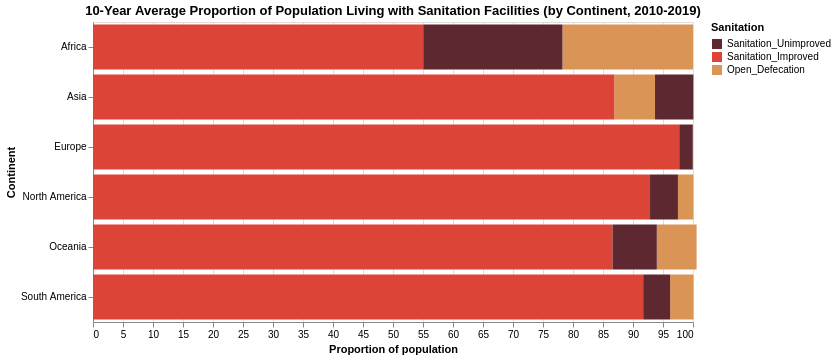

Express this chart as Vega-Lite.
### Vega-Lite specification from a JSON file in a GitHub repository (floating-point values rounded to 4 significant figures)
{"config": {"view": {"continuousWidth": 600, "continuousHeight": 400}}, "data": {"name": "data-c92cf3b2745a0042fa5ea6a286c42649"}, "mark": "bar", "encoding": {"color": {"type": "ordinal", "field": "Sanitation", "legend": {"title": "Sanitation"}, "scale": {"domain": ["Sanitation_Unimproved", "Sanitation_Improved", "Open_Defecation"], "range": ["#5E2830", "#DB4437", "#D99456"]}}, "order": {"type": "quantitative", "field": "Proportion", "sort": "descending"}, "tooltip": [{"type": "nominal", "field": "Continent", "title": "Continent"}, {"type": "nominal", "field": "Sanitation", "title": "Sanitation"}, {"type": "quantitative", "field": "Proportion", "title": "Proportion of population (%)"}], "x": {"type": "quantitative", "axis": {"title": "Proportion of population"}, "field": "Proportion", "scale": {"domain": [0, 100]}}, "y": {"type": "nominal", "axis": {"title": "Continent"}, "field": "Continent"}}, "height": 300, "title": "10-Year Average Proportion of Population Living with Sanitation Facilities (by Continent, 2010-2019)", "width": 600, "$schema": "https://vega.github.io/schema/vega-lite/v4.8.1.json", "datasets": {"data-c92cf3b2745a0042fa5ea6a286c42649": [{"Continent": "Africa", "Sanitation": "Open_Defecation", "Proportion": 21.76}, {"Continent": "Asia", "Sanitation": "Open_Defecation", "Proportion": 6.77}, {"Continent": "Europe", "Sanitation": "Open_Defecation", "Proportion": 0.03}, {"Continent": "North America", "Sanitation": "Open_Defecation", "Proportion": 2.57}, {"Continent": "Oceania", "Sanitation": "Open_Defecation", "Proportion": 6.63}, {"Continent": "South America", "Sanitation": "Open_Defecation", "Proportion": 3.88}, {"Continent": "Africa", "Sanitation": "Sanitation_Improved", "Proportion": 55.05}, {"Continent": "Asia", "Sanitation": "Sanitation_Improved", "Proportion": 86.9}, {"Continent": "Europe", "Sanitation": "Sanitation_Improved", "Proportion": 97.71}, {"Continent": "North America", "Sanitation": "Sanitation_Improved", "Proportion": 92.84}, {"Continent": "Oceania", "Sanitation": "Sanitation_Improved", "Proportion": 86.6}, {"Continent": "South America", "Sanitation": "Sanitation_Improved", "Proportion": 91.7}, {"Continent": "Africa", "Sanitation": "Sanitation_Unimproved", "Proportion": 23.19}, {"Continent": "Asia", "Sanitation": "Sanitation_Unimproved", "Proportion": 6.39}, {"Continent": "Europe", "Sanitation": "Sanitation_Unimproved", "Proportion": 2.25}, {"Continent": "North America", "Sanitation": "Sanitation_Unimproved", "Proportion": 4.65}, {"Continent": "Oceania", "Sanitation": "Sanitation_Unimproved", "Proportion": 7.37}, {"Continent": "South America", "Sanitation": "Sanitation_Unimproved", "Proportion": 4.49}]}}
